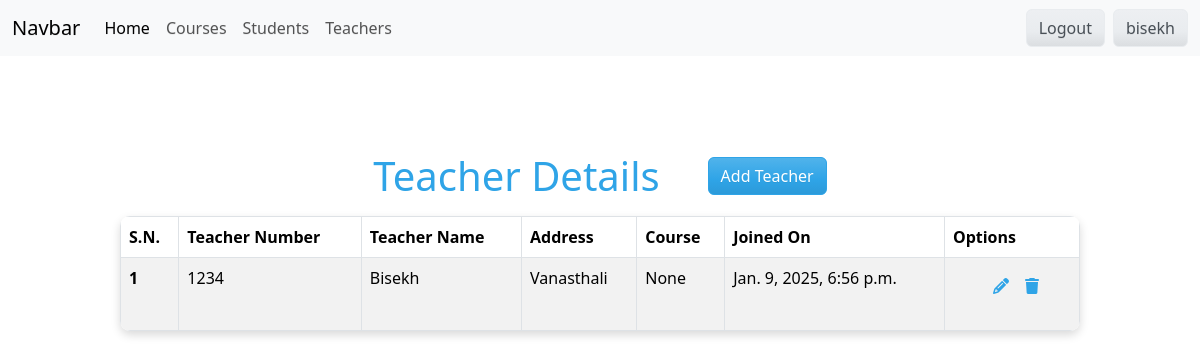
Screenshot of /teacher/ (signed in) with the database file from the repository.
### course/models.py (models this page shows, shortened)
class Instructor_Available(models.Model):
    Instructor_name = models.CharField(max_length=200)
    joined_in = models.DateTimeField(auto_now_add=True)
    course_assigned =models.ForeignKey('Course_Available',on_delete=models.SET_NULL,blank=True,null=True)
    instructor_number = models.CharField(max_length=5)
    address = models.CharField(max_length=50)

### teacher/views.py (the view)
# urls.py: path('teacher/',views.show_teacher,name='teacher'),
def show_teacher(request):
    get_teacher_details = Instructor_Available.objects.all()
    return render(request,'Teacher.html',{
        'teachers':get_teacher_details
    })

### templates/Teacher.html (shortened to what this page needs)
{% extends 'base.html' %}
{% block content %}
<br />
<div class="d-flex justify-content-center align-items-center mb-3 gap-5">
  <h1 class="mb-0">Teacher Details</h1>
  <a class="btn btn-primary" href="{% url 'addTeacher' %}">Add Teacher</a>
</div>
<div class="d-flex justify-content-center align-items-center">
  <div style="width: 80%">
    <table
      class="table table-hover table-striped table-bordered"
      style="
        box-shadow: 0px 4px 10px rgba(0, 0, 0, 0.15);
        border-radius: 10px;
        overflow: hidden;
      "
    >
      <thead>
        <tr>
          <th scope="col">S.N.</th>
          <th scope="col">Teacher Number</th>
          <th scope="col">Teacher Name</th>
          <th scope="col">Address</th>
          <th scope="col">Course</th>
          <th scope="col">Joined On</th>
          <th scope="col">Options</th>
        </tr>
      </thead>
      <tbody>
        {% for teacher in teachers %}
        <tr class="table">
          <th scope="row">{{teacher.id}}</th>
          <td>{{teacher.instructor_number}}</td>
          <td>{{teacher.Instructor_name}}</td>
          <td>{{teacher.address}}</td>
          <td>{{teacher.course_assigned}}</td>
          <td>{{teacher.joined_in}}</td>
          <td>
            <ul class="d-flex" style="list-style: none">
              <li>
                <a href="{% url 'editTeacher' teacher.id %}"
                  ><i class="fa-solid fa-pencil"></i
                ></a>
              </li>
              <li>
                <a href="{% url 'deleteTeacher' teacher.id %}"
                  ><i class="fa-solid fa-trash"></i
                ></a>
              </li>
            </ul>
          </td>
        </tr>
        {% endfor %}
      </tbody>
    </table>
  </div>
</div>
<br />
{% endblock %}

### templates/navbar.html (shortened to what this page needs)
<nav class="navbar navbar-expand-lg bg-body-tertiary">
  <div class="container-fluid">
    <a class="navbar-brand" href="{% url 'home' %}">Navbar</a>
    <div class="collapse navbar-collapse" id="navbarColor04">
      <ul class="navbar-nav me-auto">
        <li class="nav-item">
          <a class="nav-link active" href="{% url 'home' %}"
            >Home
          </a>
        </li>
        <li class="nav-item">
          <a class="nav-link" href="{% url 'course' %}">Courses</a>
        </li>
        <li class="nav-item">
          <a class="nav-link" href="{% url 'student' %}">Students</a>
        </li>
        <li class="nav-item">
          <a class="nav-link" href="{% url 'teacher' %}">Teachers</a>
        </li>
      </ul>
      {% if user.is_authenticated %}
      <div class="d-flex">
        <a class="btn btn-secondary me-2" href="{% url 'logout' %}">Logout</a>
        <a class="btn btn-secondary">{{user.username}}</a>
      </div>
      {% else %}
      <div class="d-flex">
        <a class="btn btn-secondary me-2" href="{% url 'login' %}">Login</a>
        <a class="btn btn-secondary" href="{% url 'signup' %}">Register</a>
      </div>
      {% endif %}
    </div>
  </div>
</nav>

### rows the page displays
Instructor_Available: id "1", instructor_number "1234", Instructor_name "Bisekh", address "Vanasthali", course_assigned "None", joined_in "Jan. 9, 2025, 6:56 p.m."

### other values shown
{{ user.username }} "bisekh"
